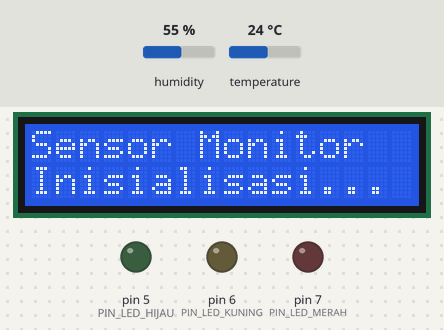
Simulated run of this sketch. Board: Arduino Uno, built with avr-gcc and run on an emulated ATmega328P. Parts: 16×2 character LCD, output pins drawn as LEDs (lit = HIGH). The test bench sets the inputs (shaded band); at power-on: humidity 55 %, temperature 24 °C. WiFi joins after 1.5 s; servers stay silent unless stated; uploads are accepted with an empty reply; what the sketch prints to the serial monitor is not drawn.

Above: at 0.1 s.
At 2.2 s:
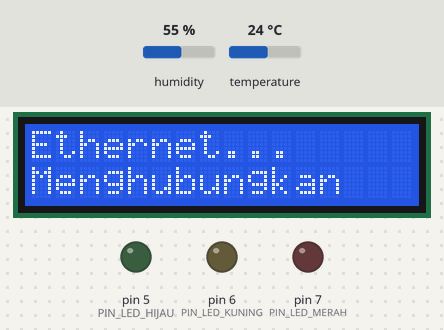
At 5.2 s:
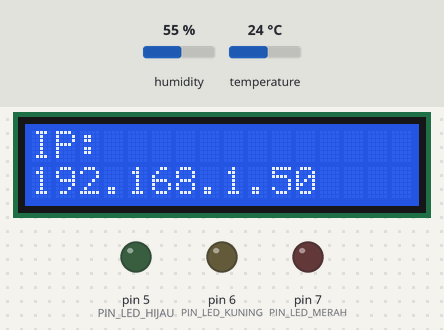
At 7.6 s:
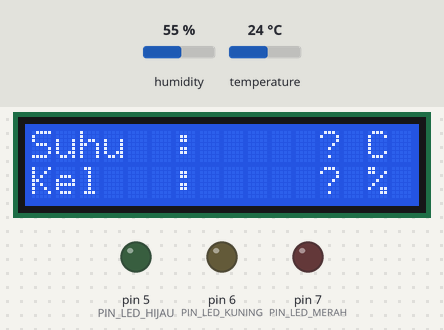

The sketch:

sensor_ethernet.ino
```cpp
/*
 * Sensor Monitoring System — Arduino Uno R3
 * Hardware : Arduino Uno R3 + Modul W5500 + DHT11 + LCD I2C 16x2
 *            + 3x LED (Hijau, Kuning, Merah)
 *
 * Wiring Modul W5500 → Arduino Uno R3:
 *   VCC  → 3.3V  (cek label modul — ada yang support 5V jika ada LDO onboard)
 *   GND  → GND
 *   MISO → D12
 *   MOSI → D11
 *   SCLK → D13
 *   CS   → D10
 *   RST  → (opsional) D9 atau biarkan kosong
 *   INT  → biarkan kosong
 *
 * Wiring lainnya:
 *   DHT11      → VCC=5V, GND=GND, DATA=D2
 *   LCD I2C    → VCC=5V, GND=GND, SDA=A4, SCL=A5
 *   LED Hijau  → D5 → resistor 220Ω → GND   (Nyaman)
 *   LED Kuning → D6 → resistor 220Ω → GND   (Waspada)
 *   LED Merah  → D7 → resistor 220Ω → GND   (Bahaya)
 *
 * Alur data:
 *   1. Arduino baca DHT11 → suhu + kelembaban (raw)
 *   2. Kirim ke PHP via HTTP GET
 *   3. PHP hitung Fuzzy Logic → balas JSON { status, nilai_fuzzy, ... }
 *   4. Arduino parse response → tampil di LCD + nyalakan LED yang sesuai
 *
 * Libraries (Arduino IDE Library Manager):
 *   - "Ethernet" by Arduino (built-in, v2 sudah support W5500)
 *   - "DHT sensor library" by Adafruit  (+ Adafruit Unified Sensor)
 *   - "LiquidCrystal I2C" by Frank de Brabander
 *   - SPI, Wire  (built-in)
 */

#include <SPI.h>
#include <Ethernet.h>
#include <Wire.h>
#include <LiquidCrystal_I2C.h>
#include <DHT.h>

// ============================================================
//  KONFIGURASI — sesuaikan sebelum upload
// ============================================================
#define DHT_PIN    2
// #define DHT_TYPE   DHT22
#define DHT_TYPE   DHT11   // ganti dari DHT22

#define LCD_ADDR   0x27   // coba 0x3F jika LCD tidak tampil
#define LCD_COLS   16
#define LCD_ROWS   2

// Pin LED fisik
#define PIN_LED_HIJAU   5
#define PIN_LED_KUNING  6
#define PIN_LED_MERAH   7

// MAC address — unik per perangkat
byte MAC_ADDR[] = { 0xDE, 0xAD, 0xBE, 0xEF, 0xFE, 0xED };

// IP Arduino (dipakai hanya jika DHCP gagal)
IPAddress ARDUINO_IP(192, 168, 1, 177);

// IP komputer tempat Apache+PHP berjalan
// Cek: Windows → ipconfig | Linux → ip a
IPAddress SERVER_IP(192, 168, 1, 100);
const int  SERVER_PORT = 80;
const char* API_PATH   = "/php/api/receive_data.php";

const unsigned long SEND_INTERVAL = 5000;  // kirim data tiap 5 detik
const unsigned long LCD_INTERVAL  = 1000;  // refresh LCD tiap 1 detik
// ============================================================

DHT               dht(DHT_PIN, DHT_TYPE);
LiquidCrystal_I2C lcd(LCD_ADDR, LCD_COLS, LCD_ROWS);
EthernetClient    client;

unsigned long lastSend = 0;
unsigned long lastLCD  = 0;

// Data sensor terakhir yang berhasil dibaca
float  lastSuhu       = NAN;
float  lastKelembaban = NAN;

// Hasil fuzzy dari server
char   lastStatus[12] = "---";      // "Nyaman" / "Waspada" / "Bahaya"
float  lastFuzzy      = 0.0;
bool   hasServerData  = false;      // true setelah terima response valid pertama kali

// ============================================================
//  SETUP
// ============================================================
void setup() {
    Serial.begin(9600);

    // LED
    pinMode(PIN_LED_HIJAU,  OUTPUT);
    pinMode(PIN_LED_KUNING, OUTPUT);
    pinMode(PIN_LED_MERAH,  OUTPUT);
    setLED("---");  // semua LED mati saat start

    // LCD
    Wire.begin();
    lcd.init();
    lcd.backlight();
    lcdShow("Sensor Monitor", "Inisialisasi...");

    // DHT22 butuh ≥2 detik warm-up
    dht.begin();
    delay(2000);

    // Ethernet — coba DHCP, fallback ke statis
    lcdShow("Ethernet...", "Menghubungkan");
    Serial.println(F("Init Ethernet..."));

    if (Ethernet.begin(MAC_ADDR) == 0) {
        Serial.println(F("DHCP gagal -> IP statis"));
        Ethernet.begin(MAC_ADDR, ARDUINO_IP);
    }
    delay(1500);

    IPAddress ip = Ethernet.localIP();
    char ipBuf[16];
    snprintf(ipBuf, sizeof(ipBuf), "%d.%d.%d.%d", ip[0], ip[1], ip[2], ip[3]);
    Serial.print(F("IP Arduino: ")); Serial.println(ipBuf);
    lcdShow("IP:", ipBuf);
    delay(2000);
}

// ============================================================
//  LOOP
// ============================================================
void loop() {
    Ethernet.maintain();  // jaga DHCP lease tetap valid

    unsigned long now = millis();

    if (now - lastSend >= SEND_INTERVAL) {
        lastSend = now;
        readAndSend();
    }

    if (now - lastLCD >= LCD_INTERVAL) {
        lastLCD = now;
        updateLCD();
    }
}

// ============================================================
//  BACA SENSOR & KIRIM KE SERVER
// ============================================================
void readAndSend() {
    float suhu       = dht.readTemperature();
    float kelembaban = dht.readHumidity();

    if (isnan(suhu) || isnan(kelembaban)) {
        Serial.println(F("[ERROR] Gagal baca DHT22"));
        lcdShow("DHT22 ERROR!", "Cek kabel DATA");
        setLED("---");
        return;
    }

    lastSuhu       = suhu;
    lastKelembaban = kelembaban;

    Serial.print(F("Suhu: "));    Serial.print(suhu, 1);
    Serial.print(F("C | Kel: ")); Serial.print(kelembaban, 1);
    Serial.println(F("%"));

    sendHTTP(suhu, kelembaban);
}

// ============================================================
//  HTTP GET → SERVER, PARSE JSON RESPONSE
//
//  Response PHP (contoh):
//  {"success":true,"id":12,"suhu":25.5,"kelembaban":60.2,
//   "nilai_fuzzy":0.8500,"status":"Nyaman"}
// ============================================================
void sendHTTP(float suhu, float kelembaban) {
    if (!client.connect(SERVER_IP, SERVER_PORT)) {
        Serial.println(F("[ERROR] Gagal konek server"));
        lcdShow("SERVER ERROR!", "Cek kabel LAN");
        return;
    }

    char query[128];
    snprintf(query, sizeof(query), "%s?suhu=%.1f&kelembaban=%.1f",
             API_PATH, suhu, kelembaban);

    // HTTP/1.0 → Apache tidak pakai chunked encoding → lebih mudah diparsing
    client.print(F("GET "));
    client.print(query);
    client.println(F(" HTTP/1.0"));
    client.print(F("Host: "));
    client.println(SERVER_IP);
    client.println(F("Connection: close"));
    client.println();

    // Baca seluruh response ke dalam buffer string
    String body = "";
    unsigned long timeout = millis();

    while (millis() - timeout < 6000) {
        while (client.available()) {
            body += (char)client.read();
            timeout = millis();  // reset timeout selama data masih mengalir
        }
        if (!client.connected()) break;
    }
    client.stop();

    Serial.print(F("Response: ")); Serial.println(body);

    // Parse JSON sederhana (tanpa library tambahan)
    if (body.indexOf(F("\"success\":true")) < 0) {
        Serial.println(F("[WARN] Server tidak konfirmasi sukses"));
        return;
    }

    // Ekstrak "status":"..."
    int idxSt = body.indexOf(F("\"status\":\""));
    if (idxSt >= 0) {
        idxSt += 10;  // lewati `"status":"`
        int idxEnd = body.indexOf('"', idxSt);
        String st = body.substring(idxSt, idxEnd);
        st.toCharArray(lastStatus, sizeof(lastStatus));
    }

    // Ekstrak "nilai_fuzzy":...
    int idxFz = body.indexOf(F("\"nilai_fuzzy\":"));
    if (idxFz >= 0) {
        idxFz += 14;  // lewati `"nilai_fuzzy":`
        int idxEnd = body.indexOf(',', idxFz);
        if (idxEnd < 0) idxEnd = body.indexOf('}', idxFz);
        lastFuzzy = body.substring(idxFz, idxEnd).toFloat();
    }

    hasServerData = true;
    setLED(lastStatus);

    Serial.print(F("[OK] Status: ")); Serial.print(lastStatus);
    Serial.print(F(" | Fuzzy: "));   Serial.println(lastFuzzy, 4);
}

// ============================================================
//  UPDATE LCD — non-blocking, dipanggil tiap LCD_INTERVAL
//
//  Layout LCD 16x2:
//    Baris 1: "S: 25.5C Nyaman "   (suhu + status fuzzy)
//    Baris 2: "K: 60.2% F:0.850"   (kelembaban + nilai fuzzy)
// ============================================================
void updateLCD() {
    if (isnan(lastSuhu) || isnan(lastKelembaban)) {
        lcdShow("Menunggu sensor", "DHT22...");
        return;
    }

    char baris1[17], baris2[17];

    if (hasServerData) {
        // Status max 7 karakter: "Nyaman"(6) / "Waspada"(7) / "Bahaya"(6)
        snprintf(baris1, sizeof(baris1), "S:%5.1fC %-7s", lastSuhu, lastStatus);
        snprintf(baris2, sizeof(baris2), "K:%5.1f%% F:%5.3f", lastKelembaban, lastFuzzy);
    } else {
        // Server belum balas — tampilkan raw saja
        snprintf(baris1, sizeof(baris1), "Suhu  :%6.1f C ", lastSuhu);
        snprintf(baris2, sizeof(baris2), "Kel   :%6.1f %% ", lastKelembaban);
    }

    // Tulis tanpa lcd.clear() → tidak flicker
    lcd.setCursor(0, 0); lcd.print(baris1);
    lcd.setCursor(0, 1); lcd.print(baris2);
}

// ============================================================
//  KONTROL LED FISIK
//  Hanya satu LED yang menyala sesuai hasil fuzzy
// ============================================================
void setLED(const char* status) {
    digitalWrite(PIN_LED_HIJAU,  LOW);
    digitalWrite(PIN_LED_KUNING, LOW);
    digitalWrite(PIN_LED_MERAH,  LOW);

    if      (strcmp(status, "Nyaman")  == 0) digitalWrite(PIN_LED_HIJAU,  HIGH);
    else if (strcmp(status, "Waspada") == 0) digitalWrite(PIN_LED_KUNING, HIGH);
    else if (strcmp(status, "Bahaya")  == 0) digitalWrite(PIN_LED_MERAH,  HIGH);
    // "---" atau tidak dikenal → semua mati
}

// ============================================================
//  HELPER: Tampilkan pesan status di LCD (pakai clear)
//  Hanya untuk pesan startup/error — bukan data real-time
// ============================================================
void lcdShow(const char* baris1, const char* baris2) {
    lcd.clear();
    lcd.setCursor(0, 0); lcd.print(baris1);
    lcd.setCursor(0, 1); lcd.print(baris2);
}
```

Measured:
- what the display in image 1 shows lasts 3.0 s, from 2.1 s to 5.1 s
- what the display in image 2 shows lasts 2.5 s, from 5.1 s to 7.6 s
